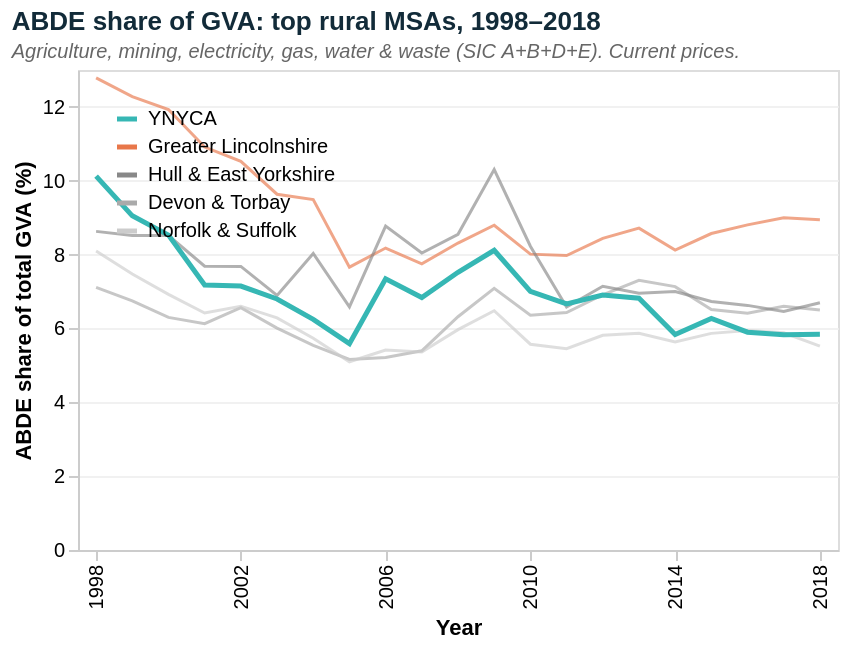

Notebook code cell kept with this figure:
### Code cell
# Chart 3 — ABDE share over time: YNYCA vs top rural MSAs, 1998–2018
TOP = ['York and North Yorkshire', 'Greater Lincolnshire', 'Hull and East Yorkshire',
       'Devon and Torbay', 'Norfolk & Suffolk']

_trend = _msa_only[_msa_only['sic'].isin(['total', 'ABDE']) & _msa_only['msa_name'].isin(TOP)] \
    .groupby(['msa_name', 'year', 'sic'])['value'].sum().reset_index()
_tw = _trend.pivot_table(index=['msa_name', 'year'], columns='sic', values='value').reset_index()
_tw.columns.name = None
_tw = _tw.rename(columns={'total': 'gva_total', 'ABDE': 'gva_abde'})
_tw['abde_share'] = _tw['gva_abde'] / _tw['gva_total'] * 100
_tw['short_name'] = _tw['msa_name'].map(NAME_MAP).fillna(_tw['msa_name'])
_tw['is_ynyca']   = _tw['msa_name'] == 'York and North Yorkshire'

MSA_C = ['YNYCA', 'Greater Lincolnshire', 'Hull & East Yorkshire', 'Devon & Torbay', 'Norfolk & Suffolk']
MSA_R = [TEAL, '#e8774a', '#888888', '#aaaaaa', '#cccccc']

lines = alt.Chart(_tw).mark_line(point=False).encode(
    x=alt.X('year:O', title='Year',
            axis=alt.Axis(labelFontSize=10, values=[1998, 2002, 2006, 2010, 2014, 2018])),
    y=alt.Y('abde_share:Q', title='ABDE share of total GVA (%)',
            scale=alt.Scale(domain=[0, 13]),
            axis=alt.Axis(format='d', grid=True, gridColor='#eeeeee', gridOpacity=0.8)),
    color=alt.Color('short_name:N',
                    scale=alt.Scale(domain=MSA_C, range=MSA_R),
                    legend=alt.Legend(title=None, orient='top-left', labelFontSize=10, symbolStrokeWidth=2.5)),
    strokeWidth=alt.condition(alt.datum.is_ynyca, alt.value(2.5), alt.value(1.5)),
    opacity=alt.condition(alt.datum.is_ynyca, alt.value(1.0), alt.value(0.65)),
    tooltip=['short_name:N', 'year:O', alt.Tooltip('abde_share:Q', format='.1f', title='ABDE share %')],
)

chart_abde_trend = (
    lines.properties(
        width=380, height=240,
        title=alt.TitleParams(
            text='ABDE share of GVA: top rural MSAs, 1998–2018',
            subtitle='Agriculture, mining, electricity, gas, water & waste (SIC A+B+D+E). Current prices.',
            anchor='start', fontSize=13, subtitleFontSize=10,
            subtitleColor='#666', subtitleFontStyle='italic', color=NAVY,
        )
    )
    .configure_view(strokeWidth=0, fill='white')
    .configure(background='white')
    .configure_axis(grid=False, domainColor='#cccccc', tickColor='#cccccc')
)
chart_abde_trend.save(f'{BASE}/data/processed/charts/msa_abde_trend.png', scale_factor=3)
chart_abde_trend

### Figure 1 — Vega-Lite specification as saved in the notebook (floating-point values rounded to 4 significant figures)
{"config": {"view": {"continuousWidth": 300, "continuousHeight": 300}, "axis": {"domainColor": "#cccccc", "grid": false, "tickColor": "#cccccc"}, "background": "white"}, "data": {"name": "data-b0239ad6029de98ac3d5a95a6157bc5d"}, "mark": {"type": "line", "point": false}, "encoding": {"color": {"field": "short_name", "legend": {"labelFontSize": 10, "orient": "top-left", "symbolStrokeWidth": 2.5, "title": null}, "scale": {"domain": ["YNYCA", "Greater Lincolnshire", "Hull & East Yorkshire", "Devon & Torbay", "Norfolk & Suffolk"], "range": ["#36b7b4", "#e8774a", "#888888", "#aaaaaa", "#cccccc"]}, "type": "nominal"}, "opacity": {"condition": {"test": "datum.is_ynyca", "value": 1.0}, "value": 0.65}, "strokeWidth": {"condition": {"test": "datum.is_ynyca", "value": 2.5}, "value": 1.5}, "tooltip": [{"field": "short_name", "type": "nominal"}, {"field": "year", "type": "ordinal"}, {"field": "abde_share", "format": ".1f", "title": "ABDE share %", "type": "quantitative"}], "x": {"axis": {"labelFontSize": 10, "values": [1998, 2002, 2006, 2010, 2014, 2018]}, "field": "year", "title": "Year", "type": "ordinal"}, "y": {"axis": {"format": "d", "grid": true, "gridColor": "#eeeeee", "gridOpacity": 0.8}, "field": "abde_share", "scale": {"domain": [0, 13]}, "title": "ABDE share of total GVA (%)", "type": "quantitative"}}, "height": 240, "title": {"text": "ABDE share of GVA: top rural MSAs, 1998–2018", "anchor": "start", "color": "#122b39", "fontSize": 13, "subtitle": "Agriculture, mining, electricity, gas, water & waste (SIC A+B+D+E). Current prices.", "subtitleColor": "#666", "subtitleFontSize": 10, "subtitleFontStyle": "italic"}, "width": 380, "$schema": "https://vega.github.io/schema/vega-lite/v5.20.1.json", "datasets": {"data-b0239ad6029de98ac3d5a95a6157bc5d": [{"msa_name": "Devon and Torbay", "year": 1998, "gva_abde": 713.0, "gva_total": 10020.0, "abde_share": 7.113, "short_name": "Devon & Torbay", "is_ynyca": false}, {"msa_name": "Devon and Torbay", "year": 1999, "gva_abde": 710.0, "gva_total": 10520.0, "abde_share": 6.748, "short_name": "Devon & Torbay", "is_ynyca": false}, {"msa_name": "Devon and Torbay", "year": 2000, "gva_abde": 678.0, "gva_total": 10760.0, "abde_share": 6.301, "short_name": "Devon & Torbay", "is_ynyca": false}, {"msa_name": "Devon and Torbay", "year": 2001, "gva_abde": 685.0, "gva_total": 11180.0, "abde_share": 6.13, "short_name": "Devon & Torbay", "is_ynyca": false}, {"msa_name": "Devon and Torbay", "year": 2002, "gva_abde": 779.0, "gva_total": 11870.0, "abde_share": 6.562, "short_name": "Devon & Torbay", "is_ynyca": false}, {"msa_name": "Devon and Torbay", "year": 2003, "gva_abde": 754.0, "gva_total": 12550.0, "abde_share": 6.008, "short_name": "Devon & Torbay", "is_ynyca": false}, {"msa_name": "Devon and Torbay", "year": 2004, "gva_abde": 753.0, "gva_total": 13580.0, "abde_share": 5.543, "short_name": "Devon & Torbay", "is_ynyca": false}, {"msa_name": "Devon and Torbay", "year": 2005, "gva_abde": 730.0, "gva_total": 14140.0, "abde_share": 5.162, "short_name": "Devon & Torbay", "is_ynyca": false}, {"msa_name": "Devon and Torbay", "year": 2006, "gva_abde": 782.0, "gva_total": 15000.0, "abde_share": 5.215, "short_name": "Devon & Torbay", "is_ynyca": false}, {"msa_name": "Devon and Torbay", "year": 2007, "gva_abde": 822.0, "gva_total": 15240.0, "abde_share": 5.395, "short_name": "Devon & Torbay", "is_ynyca": false}, {"msa_name": "Devon and Torbay", "year": 2008, "gva_abde": 986.0, "gva_total": 15610.0, "abde_share": 6.317, "short_name": "Devon & Torbay", "is_ynyca": false}, {"msa_name": "Devon and Torbay", "year": 2009, "gva_abde": 1080.0, "gva_total": 15240.0, "abde_share": 7.088, "short_name": "Devon & Torbay", "is_ynyca": false}, {"msa_name": "Devon and Torbay", "year": 2010, "gva_abde": 1002.0, "gva_total": 15750.0, "abde_share": 6.36, "short_name": "Devon & Torbay", "is_ynyca": false}, {"msa_name": "Devon and Torbay", "year": 2011, "gva_abde": 1027.0, "gva_total": 15970.0, "abde_share": 6.432, "short_name": "Devon & Torbay", "is_ynyca": false}, {"msa_name": "Devon and Torbay", "year": 2012, "gva_abde": 1121.0, "gva_total": 16220.0, "abde_share": 6.913, "short_name": "Devon & Torbay", "is_ynyca": false}, {"msa_name": "Devon and Torbay", "year": 2013, "gva_abde": 1234.0, "gva_total": 16890.0, "abde_share": 7.306, "short_name": "Devon & Torbay", "is_ynyca": false}, {"msa_name": "Devon and Torbay", "year": 2014, "gva_abde": 1236.0, "gva_total": 17330.0, "abde_share": 7.133, "short_name": "Devon & Torbay", "is_ynyca": false}, {"msa_name": "Devon and Torbay", "year": 2015, "gva_abde": 1171.0, "gva_total": 17980.0, "abde_share": 6.513, "short_name": "Devon & Torbay", "is_ynyca": false}, {"msa_name": "Devon and Torbay", "year": 2016, "gva_abde": 1193.0, "gva_total": 18610.0, "abde_share": 6.412, "short_name": "Devon & Torbay", "is_ynyca": false}, {"msa_name": "Devon and Torbay", "year": 2017, "gva_abde": 1280.0, "gva_total": 19400.0, "abde_share": 6.6, "short_name": "Devon & Torbay", "is_ynyca": false}, {"msa_name": "Devon and Torbay", "year": 2018, "gva_abde": 1281.0, "gva_total": 19700.0, "abde_share": 6.501, "short_name": "Devon & Torbay", "is_ynyca": false}, {"msa_name": "Greater Lincolnshire", "year": 1998, "gva_abde": 1500.0, "gva_total": 11730.0, "abde_share": 12.79, "short_name": "Greater Lincolnshire", "is_ynyca": false}, {"msa_name": "Greater Lincolnshire", "year": 1999, "gva_abde": 1462.0, "gva_total": 11910.0, "abde_share": 12.28, "short_name": "Greater Lincolnshire", "is_ynyca": false}, {"msa_name": "Greater Lincolnshire", "year": 2000, "gva_abde": 1485.0, "gva_total": 12450.0, "abde_share": 11.93, "short_name": "Greater Lincolnshire", "is_ynyca": false}, {"msa_name": "Greater Lincolnshire", "year": 2001, "gva_abde": 1441.0, "gva_total": 13200.0, "abde_share": 10.91, "short_name": "Greater Lincolnshire", "is_ynyca": false}, {"msa_name": "Greater Lincolnshire", "year": 2002, "gva_abde": 1465.0, "gva_total": 13920.0, "abde_share": 10.52, "short_name": "Greater Lincolnshire", "is_ynyca": false}, {"msa_name": "Greater Lincolnshire", "year": 2003, "gva_abde": 1423.0, "gva_total": 14770.0, "abde_share": 9.636, "short_name": "Greater Lincolnshire", "is_ynyca": false}, {"msa_name": "Greater Lincolnshire", "year": 2004, "gva_abde": 1414.0, "gva_total": 14900.0, "abde_share": 9.491, "short_name": "Greater Lincolnshire", "is_ynyca": false}, {"msa_name": "Greater Lincolnshire", "year": 2005, "gva_abde": 1173.0, "gva_total": 15310.0, "abde_share": 7.66, "short_name": "Greater Lincolnshire", "is_ynyca": false}, {"msa_name": "Greater Lincolnshire", "year": 2006, "gva_abde": 1337.0, "gva_total": 16350.0, "abde_share": 8.178, "short_name": "Greater Lincolnshire", "is_ynyca": false}, {"msa_name": "Greater Lincolnshire", "year": 2007, "gva_abde": 1346.0, "gva_total": 17370.0, "abde_share": 7.748, "short_name": "Greater Lincolnshire", "is_ynyca": false}, {"msa_name": "Greater Lincolnshire", "year": 2008, "gva_abde": 1505.0, "gva_total": 18100.0, "abde_share": 8.313, "short_name": "Greater Lincolnshire", "is_ynyca": false}, {"msa_name": "Greater Lincolnshire", "year": 2009, "gva_abde": 1520.0, "gva_total": 17280.0, "abde_share": 8.796, "short_name": "Greater Lincolnshire", "is_ynyca": false}, {"msa_name": "Greater Lincolnshire", "year": 2010, "gva_abde": 1418.0, "gva_total": 17700.0, "abde_share": 8.013, "short_name": "Greater Lincolnshire", "is_ynyca": false}, {"msa_name": "Greater Lincolnshire", "year": 2011, "gva_abde": 1430.0, "gva_total": 17940.0, "abde_share": 7.973, "short_name": "Greater Lincolnshire", "is_ynyca": false}, {"msa_name": "Greater Lincolnshire", "year": 2012, "gva_abde": 1561.0, "gva_total": 18500.0, "abde_share": 8.439, "short_name": "Greater Lincolnshire", "is_ynyca": false}, {"msa_name": "Greater Lincolnshire", "year": 2013, "gva_abde": 1680.0, "gva_total": 19270.0, "abde_share": 8.717, "short_name": "Greater Lincolnshire", "is_ynyca": false}, {"msa_name": "Greater Lincolnshire", "year": 2014, "gva_abde": 1611.0, "gva_total": 19840.0, "abde_share": 8.122, "short_name": "Greater Lincolnshire", "is_ynyca": false}, {"msa_name": "Greater Lincolnshire", "year": 2015, "gva_abde": 1746.0, "gva_total": 20370.0, "abde_share": 8.571, "short_name": "Greater Lincolnshire", "is_ynyca": false}, {"msa_name": "Greater Lincolnshire", "year": 2016, "gva_abde": 1822.0, "gva_total": 20690.0, "abde_share": 8.805, "short_name": "Greater Lincolnshire", "is_ynyca": false}, {"msa_name": "Greater Lincolnshire", "year": 2017, "gva_abde": 1969.0, "gva_total": 21880.0, "abde_share": 8.997, "short_name": "Greater Lincolnshire", "is_ynyca": false}, {"msa_name": "Greater Lincolnshire", "year": 2018, "gva_abde": 1983.0, "gva_total": 22170.0, "abde_share": 8.945, "short_name": "Greater Lincolnshire", "is_ynyca": false}, {"msa_name": "Hull and East Yorkshire", "year": 1998, "gva_abde": 602.0, "gva_total": 6976.0, "abde_share": 8.63, "short_name": "Hull & East Yorkshire", "is_ynyca": false}, {"msa_name": "Hull and East Yorkshire", "year": 1999, "gva_abde": 598.0, "gva_total": 7022.0, "abde_share": 8.516, "short_name": "Hull & East Yorkshire", "is_ynyca": false}, {"msa_name": "Hull and East Yorkshire", "year": 2000, "gva_abde": 624.0, "gva_total": 7326.0, "abde_share": 8.518, "short_name": "Hull & East Yorkshire", "is_ynyca": false}, {"msa_name": "Hull and East Yorkshire", "year": 2001, "gva_abde": 593.0, "gva_total": 7716.0, "abde_share": 7.685, "short_name": "Hull & East Yorkshire", "is_ynyca": false}, {"msa_name": "Hull and East Yorkshire", "year": 2002, "gva_abde": 639.0, "gva_total": 8320.0, "abde_share": 7.68, "short_name": "Hull & East Yorkshire", "is_ynyca": false}, {"msa_name": "Hull and East Yorkshire", "year": 2003, "gva_abde": 615.0, "gva_total": 8921.0, "abde_share": 6.894, "short_name": "Hull & East Yorkshire", "is_ynyca": false}, {"msa_name": "Hull and East Yorkshire", "year": 2004, "gva_abde": 751.0, "gva_total": 9350.0, "abde_share": 8.032, "short_name": "Hull & East Yorkshire", "is_ynyca": false}, {"msa_name": "Hull and East Yorkshire", "year": 2005, "gva_abde": 635.0, "gva_total": 9647.0, "abde_share": 6.582, "short_name": "Hull & East Yorkshire", "is_ynyca": false}, {"msa_name": "Hull and East Yorkshire", "year": 2006, "gva_abde": 912.0, "gva_total": 10400.0, "abde_share": 8.772, "short_name": "Hull & East Yorkshire", "is_ynyca": false}, {"msa_name": "Hull and East Yorkshire", "year": 2007, "gva_abde": 855.0, "gva_total": 10630.0, "abde_share": 8.045, "short_name": "Hull & East Yorkshire", "is_ynyca": false}, {"msa_name": "Hull and East Yorkshire", "year": 2008, "gva_abde": 957.0, "gva_total": 11190.0, "abde_share": 8.552, "short_name": "Hull & East Yorkshire", "is_ynyca": false}, {"msa_name": "Hull and East Yorkshire", "year": 2009, "gva_abde": 1146.0, "gva_total": 11120.0, "abde_share": 10.3, "short_name": "Hull & East Yorkshire", "is_ynyca": false}, {"msa_name": "Hull and East Yorkshire", "year": 2010, "gva_abde": 877.0, "gva_total": 10660.0, "abde_share": 8.226, "short_name": "Hull & East Yorkshire", "is_ynyca": false}, {"msa_name": "Hull and East Yorkshire", "year": 2011, "gva_abde": 695.0, "gva_total": 10560.0, "abde_share": 6.582, "short_name": "Hull & East Yorkshire", "is_ynyca": false}, {"msa_name": "Hull and East Yorkshire", "year": 2012, "gva_abde": 772.0, "gva_total": 10810.0, "abde_share": 7.142, "short_name": "Hull & East Yorkshire", "is_ynyca": false}, {"msa_name": "Hull and East Yorkshire", "year": 2013, "gva_abde": 763.0, "gva_total": 10970.0, "abde_share": 6.955, "short_name": "Hull & East Yorkshire", "is_ynyca": false}, {"msa_name": "Hull and East Yorkshire", "year": 2014, "gva_abde": 790.0, "gva_total": 11280.0, "abde_share": 7.002, "short_name": "Hull & East Yorkshire", "is_ynyca": false}, {"msa_name": "Hull and East Yorkshire", "year": 2015, "gva_abde": 795.0, "gva_total": 11810.0, "abde_share": 6.732, "short_name": "Hull & East Yorkshire", "is_ynyca": false}, {"msa_name": "Hull and East Yorkshire", "year": 2016, "gva_abde": 791.0, "gva_total": 11940.0, "abde_share": 6.625, "short_name": "Hull & East Yorkshire", "is_ynyca": false}, {"msa_name": "Hull and East Yorkshire", "year": 2017, "gva_abde": 812.0, "gva_total": 12570.0, "abde_share": 6.459, "short_name": "Hull & East Yorkshire", "is_ynyca": false}, {"msa_name": "Hull and East Yorkshire", "year": 2018, "gva_abde": 873.0, "gva_total": 13040.0, "abde_share": 6.697, "short_name": "Hull & East Yorkshire", "is_ynyca": false}, {"msa_name": "Norfolk & Suffolk", "year": 1998, "gva_abde": 1512.0, "gva_total": 18670.0, "abde_share": 8.098, "short_name": "Norfolk & Suffolk", "is_ynyca": false}, {"msa_name": "Norfolk & Suffolk", "year": 1999, "gva_abde": 1446.0, "gva_total": 19350.0, "abde_share": 7.474, "short_name": "Norfolk & Suffolk", "is_ynyca": false}, {"msa_name": "Norfolk & Suffolk", "year": 2000, "gva_abde": 1411.0, "gva_total": 20380.0, "abde_share": 6.925, "short_name": "Norfolk & Suffolk", "is_ynyca": false}, {"msa_name": "Norfolk & Suffolk", "year": 2001, "gva_abde": 1366.0, "gva_total": 21280.0, "abde_share": 6.419, "short_name": "Norfolk & Suffolk", "is_ynyca": false}, {"msa_name": "Norfolk & Suffolk", "year": 2002, "gva_abde": 1474.0, "gva_total": 22320.0, "abde_share": 6.604, "short_name": "Norfolk & Suffolk", "is_ynyca": false}, {"msa_name": "Norfolk & Suffolk", "year": 2003, "gva_abde": 1474.0, "gva_total": 23450.0, "abde_share": 6.286, "short_name": "Norfolk & Suffolk", "is_ynyca": false}, {"msa_name": "Norfolk & Suffolk", "year": 2004, "gva_abde": 1390.0, "gva_total": 24230.0, "abde_share": 5.736, "short_name": "Norfolk & Suffolk", "is_ynyca": false}, {"msa_name": "Norfolk & Suffolk", "year": 2005, "gva_abde": 1304.0, "gva_total": 25580.0, "abde_share": 5.097, "short_name": "Norfolk & Suffolk", "is_ynyca": false}, {"msa_name": "Norfolk & Suffolk", "year": 2006, "gva_abde": 1485.0, "gva_total": 27430.0, "abde_share": 5.414, "short_name": "Norfolk & Suffolk", "is_ynyca": false}, {"msa_name": "Norfolk & Suffolk", "year": 2007, "gva_abde": 1517.0, "gva_total": 28300.0, "abde_share": 5.36, "short_name": "Norfolk & Suffolk", "is_ynyca": false}, {"msa_name": "Norfolk & Suffolk", "year": 2008, "gva_abde": 1734.0, "gva_total": 29060.0, "abde_share": 5.967, "short_name": "Norfolk & Suffolk", "is_ynyca": false}, {"msa_name": "Norfolk & Suffolk", "year": 2009, "gva_abde": 1872.0, "gva_total": 28880.0, "abde_share": 6.481, "short_name": "Norfolk & Suffolk", "is_ynyca": false}, {"msa_name": "Norfolk & Suffolk", "year": 2010, "gva_abde": 1630.0, "gva_total": 29250.0, "abde_share": 5.573, "short_name": "Norfolk & Suffolk", "is_ynyca": false}, {"msa_name": "Norfolk & Suffolk", "year": 2011, "gva_abde": 1628.0, "gva_total": 29860.0, "abde_share": 5.452, "short_name": "Norfolk & Suffolk", "is_ynyca": false}, {"msa_name": "Norfolk & Suffolk", "year": 2012, "gva_abde": 1802.0, "gva_total": 30990.0, "abde_share": 5.815, "short_name": "Norfolk & Suffolk", "is_ynyca": false}, {"msa_name": "Norfolk & Suffolk", "year": 2013, "gva_abde": 1923.0, "gva_total": 32780.0, "abde_share": 5.867, "short_name": "Norfolk & Suffolk", "is_ynyca": false}, {"msa_name": "Norfolk & Suffolk", "year": 2014, "gva_abde": 1906.0, "gva_total": 33820.0, "abde_share": 5.636, "short_name": "Norfolk & Suffolk", "is_ynyca": false}, {"msa_name": "Norfolk & Suffolk", "year": 2015, "gva_abde": 2013.0, "gva_total": 34310.0, "abde_share": 5.867, "short_name": "Norfolk & Suffolk", "is_ynyca": false}, {"msa_name": "Norfolk & Suffolk", "year": 2016, "gva_abde": 2128.0, "gva_total": 35780.0, "abde_share": 5.947, "short_name": "Norfolk & Suffolk", "is_ynyca": false}, {"msa_name": "Norfolk & Suffolk", "year": 2017, "gva_abde": 2168.0, "gva_total": 36860.0, "abde_share": 5.883, "short_name": "Norfolk & Suffolk", "is_ynyca": false}, {"msa_name": "Norfolk & Suffolk", "year": 2018, "gva_abde": 2083.0, "gva_total": 37740.0, "abde_share": 5.52, "short_name": "Norfolk & Suffolk", "is_ynyca": false}, {"msa_name": "York and North Yorkshire", "year": 1998, "gva_abde": 1052.0, "gva_total": 10390.0, "abde_share": 10.12, "short_name": "YNYCA", "is_ynyca": true}, {"msa_name": "York and North Yorkshire", "year": 1999, "gva_abde": 963.0, "gva_total": 10640.0, "abde_share": 9.051, "short_name": "YNYCA", "is_ynyca": true}, {"msa_name": "York and North Yorkshire", "year": 2000, "gva_abde": 946.0, "gva_total": 11090.0, "abde_share": 8.527, "short_name": "YNYCA", "is_ynyca": true}, {"msa_name": "York and North Yorkshire", "year": 2001, "gva_abde": 844.0, "gva_total": 11760.0, "abde_share": 7.177, "short_name": "YNYCA", "is_ynyca": true}, {"msa_name": "York and North Yorkshire", "year": 2002, "gva_abde": 922.0, "gva_total": 12900.0, "abde_share": 7.149, "short_name": "YNYCA", "is_ynyca": true}, {"msa_name": "York and North Yorkshire", "year": 2003, "gva_abde": 937.0, "gva_total": 13780.0, "abde_share": 6.799, "short_name": "YNYCA", "is_ynyca": true}, {"msa_name": "York and North Yorkshire", "year": 2004, "gva_abde": 896.0, "gva_total": 14350.0, "abde_share": 6.245, "short_name": "YNYCA", "is_ynyca": true}, {"msa_name": "York and North Yorkshire", "year": 2005, "gva_abde": 827.0, "gva_total": 14800.0, "abde_share": 5.589, "short_name": "YNYCA", "is_ynyca": true}, {"msa_name": "York and North Yorkshire", "year": 2006, "gva_abde": 1132.0, "gva_total": 15410.0, "abde_share": 7.346, "short_name": "YNYCA", "is_ynyca": true}, {"msa_name": "York and North Yorkshire", "year": 2007, "gva_abde": 1113.0, "gva_total": 16280.0, "abde_share": 6.837, "short_name": "YNYCA", "is_ynyca": true}, {"msa_name": "York and North Yorkshire", "year": 2008, "gva_abde": 1239.0, "gva_total": 16480.0, "abde_share": 7.52, "short_name": "YNYCA", "is_ynyca": true}, {"msa_name": "York and North Yorkshire", "year": 2009, "gva_abde": 1306.0, "gva_total": 16090.0, "abde_share": 8.118, "short_name": "YNYCA", "is_ynyca": true}, {"msa_name": "York and North Yorkshire", "year": 2010, "gva_abde": 1127.0, "gva_total": 16100.0, "abde_share": 7.002, "short_name": "YNYCA", "is_ynyca": true}, {"msa_name": "York and North Yorkshire", "year": 2011, "gva_abde": 1109.0, "gva_total": 16640.0, "abde_share": 6.665, "short_name": "YNYCA", "is_ynyca": true}, {"msa_name": "York and North Yorkshire", "year": 2012, "gva_abde": 1179.0, "gva_total": 17070.0, "abde_share": 6.907, "short_name": "YNYCA", "is_ynyca": true}, {"msa_name": "York and North Yorkshire", "year": 2013, "gva_abde": 1207.0, "gva_total": 17700.0, "abde_share": 6.821, "short_name": "YNYCA", "is_ynyca": true}, {"msa_name": "York and North Yorkshire", "year": 2014, "gva_abde": 1049.0, "gva_total": 17980.0, "abde_share": 5.834, "short_name": "YNYCA", "is_ynyca": true}, {"msa_name": "York and North Yorkshire", "year": 2015, "gva_abde": 1150.0, "gva_total": 18340.0, "abde_share": 6.269, "short_name": "YNYCA", "is_ynyca": true}, {"msa_name": "York and North Yorkshire", "year": 2016, "gva_abde": 1125.0, "gva_total": 19070.0, "abde_share": 5.899, "short_name": "YNYCA", "is_ynyca": true}, {"msa_name": "York and North Yorkshire", "year": 2017, "gva_abde": 1184.0, "gva_total": 20300.0, "abde_share": 5.831, "short_name": "YNYCA", "is_ynyca": true}, {"msa_name": "York and North Yorkshire", "year": 2018, "gva_abde": 1211.0, "gva_total": 20720.0, "abde_share": 5.846, "short_name": "YNYCA", "is_ynyca": true}]}}
